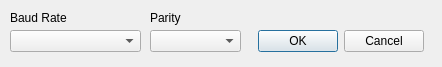
<?xml version="1.0" encoding="UTF-8"?>
<ui version="4.0">
 <class>baudRateDialog</class>
 <widget class="QDialog" name="baudRateDialog">
  <property name="geometry">
   <rect>
    <x>0</x>
    <y>0</y>
    <width>442</width>
    <height>67</height>
   </rect>
  </property>
  <property name="windowTitle">
   <string>Change Baud Rate</string>
  </property>
  <widget class="QDialogButtonBox" name="buttonBox">
   <property name="geometry">
    <rect>
     <x>83</x>
     <y>25</y>
     <width>341</width>
     <height>32</height>
    </rect>
   </property>
   <property name="orientation">
    <enum>Qt::Horizontal</enum>
   </property>
   <property name="standardButtons">
    <set>QDialogButtonBox::Cancel|QDialogButtonBox::Ok</set>
   </property>
  </widget>
  <widget class="QComboBox" name="comboBox">
   <property name="geometry">
    <rect>
     <x>10</x>
     <y>30</y>
     <width>131</width>
     <height>22</height>
    </rect>
   </property>
  </widget>
  <widget class="QLabel" name="label">
   <property name="geometry">
    <rect>
     <x>10</x>
     <y>10</y>
     <width>91</width>
     <height>16</height>
    </rect>
   </property>
   <property name="text">
    <string>Baud Rate</string>
   </property>
  </widget>
  <widget class="QLabel" name="label_2">
   <property name="geometry">
    <rect>
     <x>150</x>
     <y>10</y>
     <width>71</width>
     <height>16</height>
    </rect>
   </property>
   <property name="text">
    <string>Parity</string>
   </property>
  </widget>
  <widget class="QComboBox" name="comboBox_2">
   <property name="geometry">
    <rect>
     <x>150</x>
     <y>30</y>
     <width>91</width>
     <height>22</height>
    </rect>
   </property>
  </widget>
 </widget>
 <resources/>
 <connections>
  <connection>
   <sender>buttonBox</sender>
   <signal>accepted()</signal>
   <receiver>baudRateDialog</receiver>
   <slot>accept()</slot>
   <hints>
    <hint type="sourcelabel">
     <x>248</x>
     <y>254</y>
    </hint>
    <hint type="destinationlabel">
     <x>157</x>
     <y>274</y>
    </hint>
   </hints>
  </connection>
  <connection>
   <sender>buttonBox</sender>
   <signal>rejected()</signal>
   <receiver>baudRateDialog</receiver>
   <slot>reject()</slot>
   <hints>
    <hint type="sourcelabel">
     <x>316</x>
     <y>260</y>
    </hint>
    <hint type="destinationlabel">
     <x>286</x>
     <y>274</y>
    </hint>
   </hints>
  </connection>
 </connections>
</ui>
